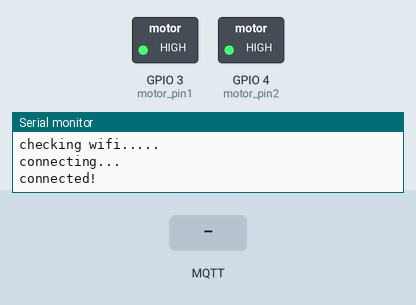
Recording of a sketch running on a simulated Seeed XIAO ESP32-S3. Parts: switched loads named in the sketch (green lamp = pin HIGH), the last lines printed to the serial monitor. Inputs (shaded band) come from the test bench. WiFi joins after 1.5 s; servers stay silent unless stated; no MQTT or app messages arrive unless stated.

Above: at 3.2 s.
3.3 s: MQTT message "cw" arrives on the first subscribed topic
At 4.4 s:
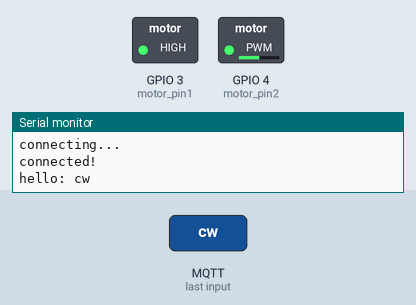
4.8 s: MQTT message "ic191209" arrives on the first subscribed topic
At 5.6 s:
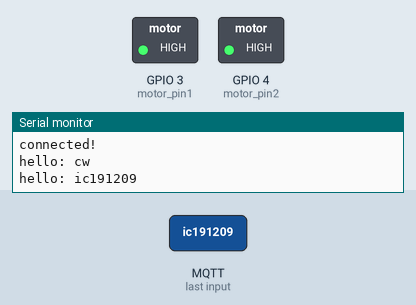
6.3 s: MQTT message "ccw" arrives on the first subscribed topic
At 7.5 s:
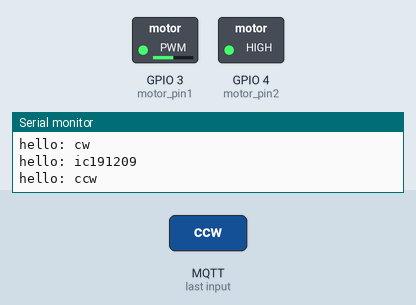
7.8 s: MQTT message "stop" arrives on the first subscribed topic
At 8.8 s:
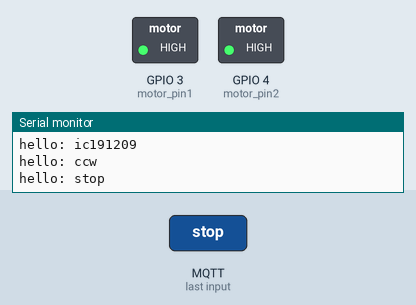
9.3 s: MQTT message "cw" arrives on the first subscribed topic
At 10.0 s:
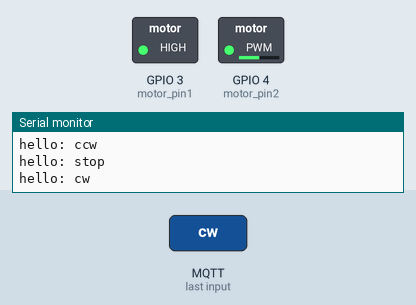
Timing chart, 0 to 11.8 s (numbered marks = the images above; inputs shaded):
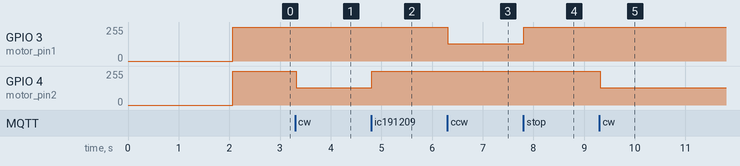

The sketch:

xiao_mqtt_motor.ino
```cpp
//https://www.shiftr.io/try?lang=arduino

#define motor_pin1 A2
#define motor_pin2 A3
#define led_connecting D10

#include <WiFi.h>
#include <MQTT.h>

//const char ssid[] = "Shoryu";
//const char pass[] = "ic191209";
const char* ssid = "W03_E0A3AC70C626";
const char* pass = "fgfhg36ynh3mf5m";

float speed = 0;

WiFiClient net;
MQTTClient client;

unsigned long lastMillis = 0;

String topic_val, payload_val;

void connect() {
  Serial.print("checking wifi...");
  while (WiFi.status() != WL_CONNECTED) {
    Serial.print(".");
    delay(1000);
  }

  Serial.print("\nconnecting...");
  while (!client.connect("arduino", "public", "public")) {
    Serial.print(".");
    delay(1000);
  }

  Serial.println("\nconnected!");

  client.subscribe("hello");
}

void messageReceived(String &topic, String &payload) {
  topic_val = topic;
  payload_val = payload;
  Serial.println(topic + ": " + payload);
}

void setup() {
  digitalWrite(led_connecting, LOW);
  Serial.begin(115200);

  // start wifi and mqtt
  WiFi.begin(ssid, pass);
  client.begin("public.cloud.shiftr.io", net);
  //client.begin("mqtt://public:public@public.cloud.shiftr.io", net);
  client.onMessage(messageReceived);

  connect();
  digitalWrite(led_connecting, HIGH);
}

void loop() {
  client.loop();
  delay(10);

  // check if connected
  if (!client.connected()) {
    connect();
  }

  // publish a message roughly every second.
  if (millis() - lastMillis > 1000) {
    lastMillis = millis();
    client.publish("/hello", "world");
  }

  if(payload_val != "world"){
    speed = (float)atoi(payload_val.c_str()) * 0.001;
    if(speed >= 0){
      analogWrite(motor_pin1, 255);
      analogWrite(motor_pin2, 255-(int)(255.0*speed));
    }
    if(speed < 0){
      analogWrite(motor_pin1, 255+(int)(255.0*speed));
      analogWrite(motor_pin2, 255);
    }
  }

  if(payload_val == "cw"){
    analogWrite(motor_pin1, 255);
    analogWrite(motor_pin2, 128);
  }

  if(payload_val == "ccw"){
    analogWrite(motor_pin1, 128);
    analogWrite(motor_pin2, 255);
  }

  if(payload_val == "stop"){
    analogWrite(motor_pin1, 255);
    analogWrite(motor_pin2, 255);
  }

}
```

Measured:
- after the input at 3.3 s, GPIO 4 (motor_pin2): 255/255 → 128/255 at once
- after the input at 4.8 s, GPIO 4 (motor_pin2): 128/255 → 255/255 at once
- after the input at 6.3 s, GPIO 3 (motor_pin1): 255/255 → 128/255 at once
- after the input at 7.8 s, GPIO 3 (motor_pin1): 128/255 → 255/255 at once
- after the input at 9.3 s, GPIO 4 (motor_pin2): 255/255 → 128/255 at once
